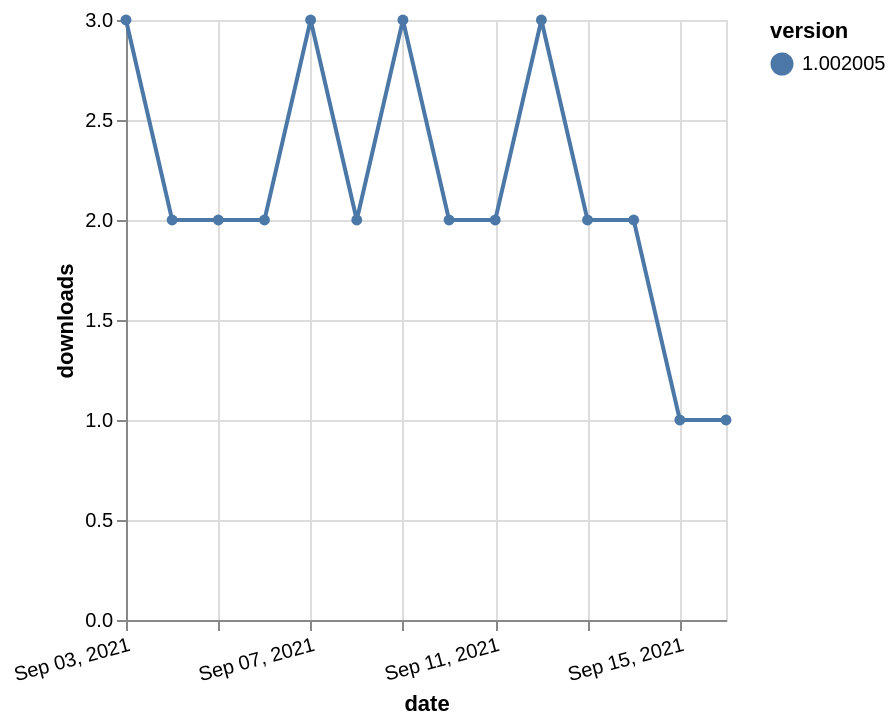

The specification (Vega-Lite) saved for this image:
### Vega-Lite specification from a JSON file in a GitHub repository (floating-point values rounded to 4 significant figures)
{"$schema": "https://vega.github.io/schema/vega-lite/v5.json", "description": "A simple bar chart with embedded data.", "data": {"values": [{"date": "2021-09-03", "total": 2325, "delta": 3, "version": "1.002005"}, {"date": "2021-09-04", "total": 2327, "delta": 2, "version": "1.002005"}, {"date": "2021-09-05", "total": 2329, "delta": 2, "version": "1.002005"}, {"date": "2021-09-06", "total": 2331, "delta": 2, "version": "1.002005"}, {"date": "2021-09-07", "total": 2334, "delta": 3, "version": "1.002005"}, {"date": "2021-09-08", "total": 2336, "delta": 2, "version": "1.002005"}, {"date": "2021-09-09", "total": 2339, "delta": 3, "version": "1.002005"}, {"date": "2021-09-10", "total": 2341, "delta": 2, "version": "1.002005"}, {"date": "2021-09-11", "total": 2343, "delta": 2, "version": "1.002005"}, {"date": "2021-09-12", "total": 2346, "delta": 3, "version": "1.002005"}, {"date": "2021-09-13", "total": 2348, "delta": 2, "version": "1.002005"}, {"date": "2021-09-14", "total": 2350, "delta": 2, "version": "1.002005"}, {"date": "2021-09-15", "total": 2351, "delta": 1, "version": "1.002005"}, {"date": "2021-09-16", "total": 2352, "delta": 1, "version": "1.002005"}]}, "width": "container", "mark": {"type": "line", "point": {"filled": true}}, "encoding": {"x": {"field": "date", "type": "temporal", "timeUnit": "yearmonthdate", "title": "date", "axis": {"labelAngle": -15}}, "y": {"field": "delta", "type": "quantitative", "title": "downloads"}, "color": {"field": "version", "type": "nominal"}, "tooltip": {"field": "delta"}}}
